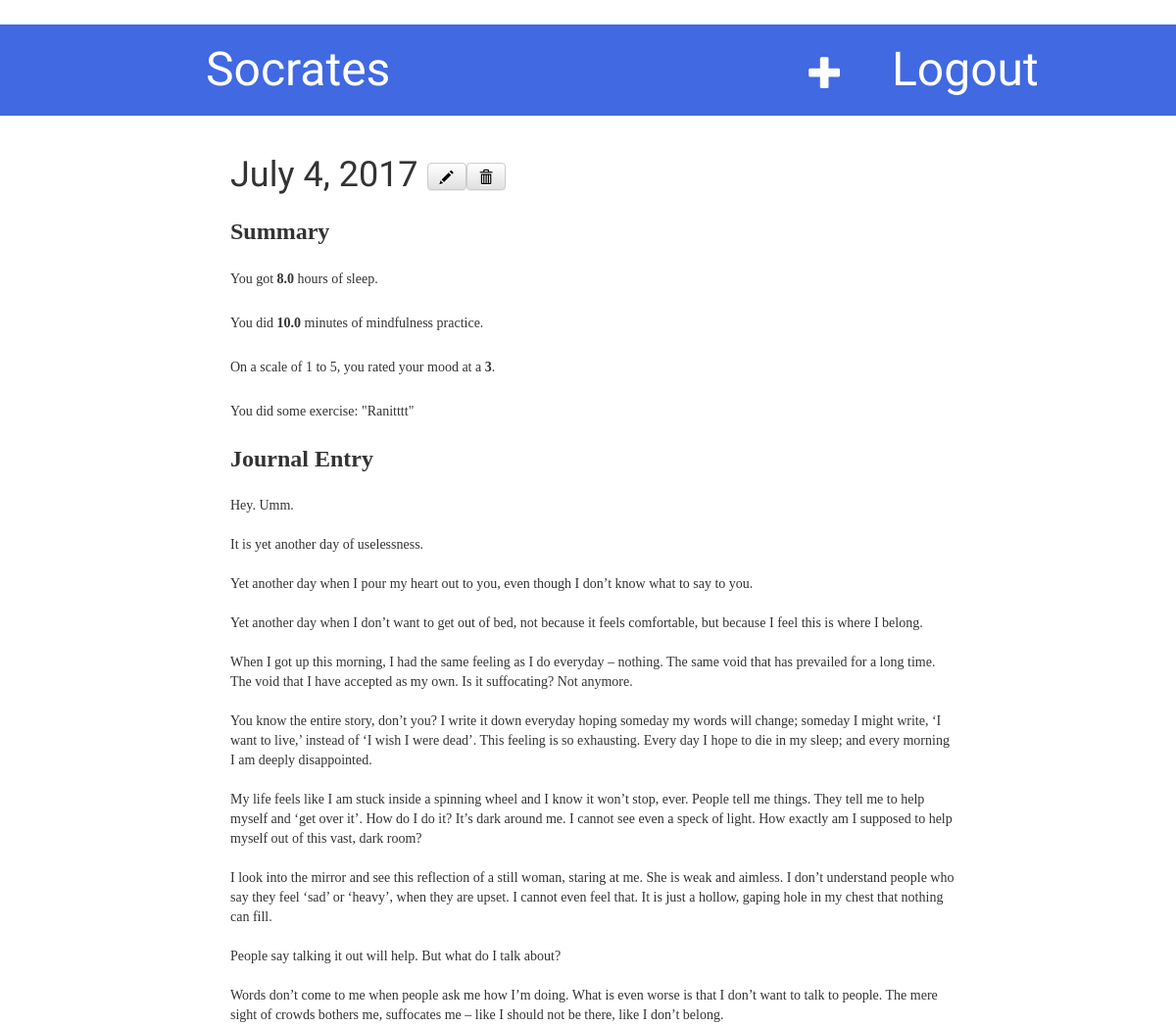
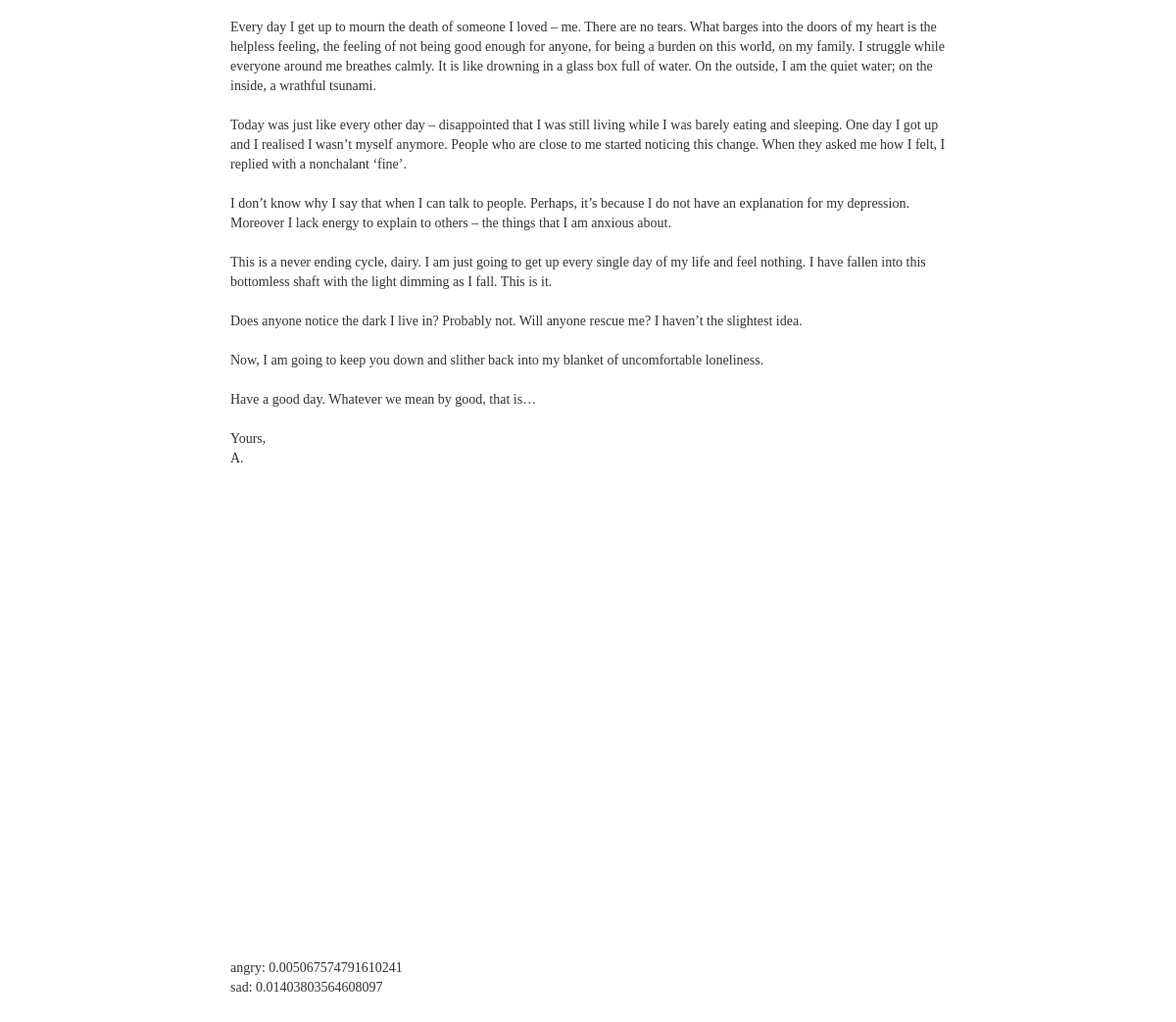
The page /post/33/ (signed in) on the database its author committed (2 pictures, top to bottom).
### myblog/models.py (models this page shows, shortened)
class Entry(models.Model):
  user_name = models.CharField(max_length=2000)
  date = models.DateField()
  exercise = models.ForeignKey(Exercise, blank=True, null=True)
  sleep = models.FloatField()
  meditation = models.BooleanField()
  meditation_time = models.FloatField(blank=True, null=True)
  mood = models.TextField()
  mood_number = models.IntegerField()
  score = models.ForeignKey(SScore)

class Exercise(models.Model):
  EXERCISE_TYPES = (
    ('C', 'Cardio'),
    ('S', 'Strength'),
    ('O', 'Other'),
  )
  description = models.CharField(max_length=1000)
  exercise_type = models.CharField(max_length=1, choices=EXERCISE_TYPES, blank=True, null=True)
  def __unicode__(self):
      return self.description

class SScore(models.Model):
  angry = models.FloatField()
  sad = models.FloatField()
  def __unicode__(self):
    feelings = [self.angry, self.sad]
    tags = ['angry', 'sad']
    text = ""
    for i in range(0, len(tags)):
      if feelings[i] >= 0.000:
        text += tags[i]+": "+str(feelings[i])+"\n"
    return text

### myblog/views.py (the view)
# urls.py: url(r'^post/(?P<pk>\d+)/$', views.post_detail, name='post_detail'),
@login_required
def post_detail(request, pk):
    post = get_object_or_404(Entry, pk=pk)
    return render(request, 'post_detail.html', {'post': post})

### myblog/templates/post_detail.html (shortened to what this page needs)
{% extends 'base.html' %}
{% block content %}
    <div class="post">
        <h1>{{ post.date }}   <a class="btn btn-default" href="{% url 'socrates:post_edit' pk=post.pk %}"><span class="glyphicon glyphicon-pencil"></span></a><a class="btn btn-default" href="{% url 'socrates:post_delete' pk=post.pk %}"><span class="glyphicon glyphicon-trash"></span></a></h1>
        <h3> Summary </h3>
        <p> You got <b>{{ post.sleep }}</b> hours of sleep.</p>
        {% if post.meditation %}
          <p> You did <b>{{post.meditation_time}}</b> minutes of mindfulness practice. </p>
        {% endif %}
        <p>On a scale of 1 to 5, you rated your mood at a <b>{{ post.mood_number|linebreaksbr }}</b>.</p>
        {% if post.exercise %}
          <p> You did some exercise: "{{post.exercise}}" </p>
        {% endif %}
        <h3>Journal Entry</h3>
        <p>{{ post.mood |linebreaksbr }}</p>
    <svg width="600" height="400"></svg>
        <p>{{ post.score|linebreaksbr }}</p>
    </div>
{% endblock %}

### myblog/static/css/myblog.css (style rules this page uses)
p,body { font-size: 18px; font-family: "Century Gothic"; margin-top: 50px; margin-bottom: 50px; }
.content, { margin-left: 10px; margin-bottom: 200px; }
h1, h2 { font-family: 'Lobster', cursive; }
h3, h4 { font-family: 'Simplifica', sans serif; }
.post { margin-left: 10px; margin-bottom: 70px; }
.post h1 a, .post h1 a:visited { color: #000000; }

### myblog/templates/post_detail.html (style rules this page uses)
svg { font-size: 14px; font-family: "Century Gothic"; margin-top: 25px; margin-bottom: 25px; }
p,body { font-size: 14px; font-family: "Century Gothic"; margin-top: 25px; margin-bottom: 25px; }
h3 { font-weight: bold; font-size: 24px; font-family: "Century Gothic"; margin-top: 25px; margin-bottom: 25px; }

### rows shown on the page
Entry: date "July 4, 2017", sleep "8.0", meditation_time "10.0", mood_number "3", exercise "Ranitttt", mood "Hey. Umm. It is yet another day of uselessness. Yet another day when I pour my heart out to you, even though I don’t know what to say to you. Yet another day when I don’t want to get out of bed, not because it feels comfortable, but because I feel this is where I belong. When I got up this morning, I had the same feeling as I do everyday – nothing. The same void that has prevailed for a long time. The void that I have accepted as my own. Is it suffocating? Not anymore. You know the entire story, don’t you? I write it down everyday hoping someday my words will change; someday I might write, ‘I want to live,’ instead of ‘I wish I were dead’. This feeling is so exhausting. Every day I hope to…", score "angry: 0.005067574791610241 sad: 0.01403803564608097"
